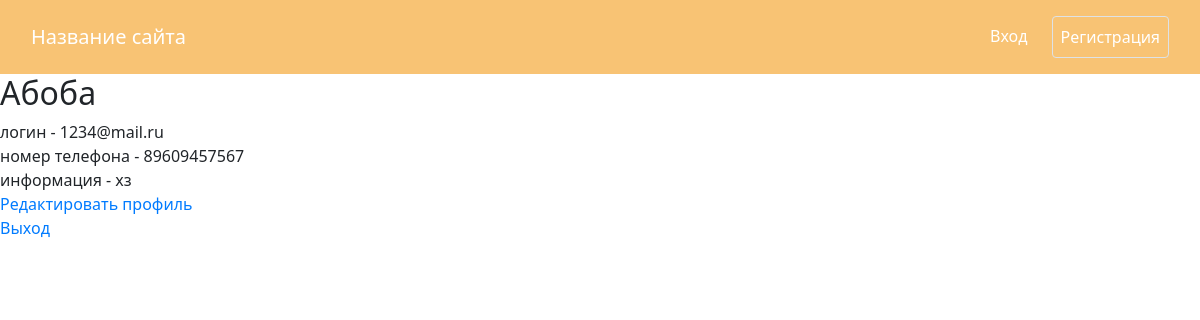
The page /profile (signed in) on the database as committed earlier.
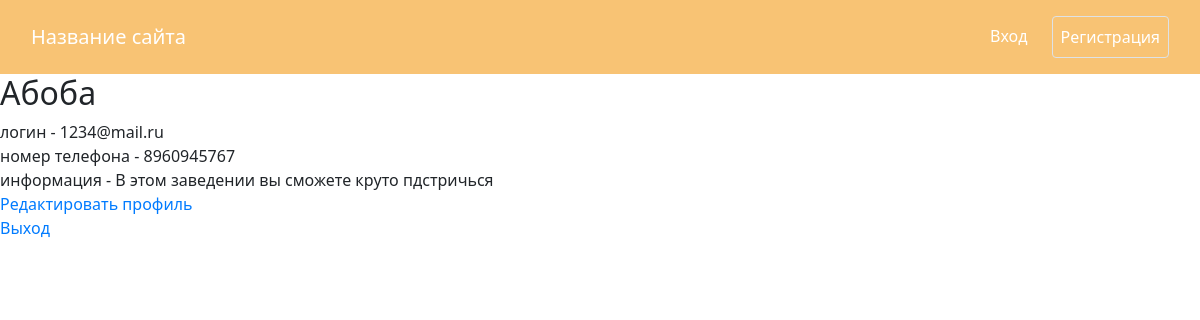
The same page on the database as committed later.
### data/admin.py (models this page shows, shortened)
class Admin(SqlAlchemyBase, UserMixin):
    __tablename__ = 'admins'
    id = sqlalchemy.Column(sqlalchemy.Integer, primary_key=True, autoincrement=True)
    name = sqlalchemy.Column(sqlalchemy.String, nullable=False)
    login = sqlalchemy.Column(sqlalchemy.String, nullable=False)
    hashed_password = sqlalchemy.Column(sqlalchemy.String, nullable=False)
    number = sqlalchemy.Column(sqlalchemy.String, nullable=False)
    info = sqlalchemy.Column(sqlalchemy.Text, nullable=False)

### main.py (the view)
@app.route("/profile")
@login_required
def profile():
    return render_template('profile.html', name=current_user.name, login=current_user.login,
                           number=current_user.number, info=current_user.info)

### data/db_session.py (called while the page is built)
def create_session() -> Session:
    global __factory
    return __factory()

### main.py (called while the page is built)
@login_manager.user_loader
def load_user(user_id):
    db_sess = db_session.create_session()
    return db_sess.get(Admin, int(user_id))

### templates/profile.html
{% extends "base.html" %}
{% block content %}
<div>
    <h2>{{ name }}</h2>
    логин - {{ login }}
    <br>номер телефона - {{ number }}
    <br>информация - {{ info }}
    <br><a href="/change_profile">Редактировать профиль</a>
    <br><a href="/logout">Выход</a>
</div>
{% endblock %}

### templates/base.html (shortened to what this page needs)
<!doctype html>
<html lang="ru">
<head>
    <link rel="stylesheet"
          href="https://stackpath.bootstrapcdn.com/bootstrap/4.4.1/css/bootstrap.min.css">
    <link rel="stylesheet" href="{{ url_for('static', filename='css/style.css') }}">
</head>
<body>
<header>
    <nav class="navbar navbar-expand-lg navbar-dark p-3" style="background-color: #f8c374;">
        <div class="container-fluid">
          <a class="navbar-brand" href="/">Название сайта</a>
          <div class="collapse navbar-collapse justify-content-end" id="navbarNavDropdown">
            <ul class="navbar-nav">
              <li class="nav-item mr-3">
                <a class="nav-link active text-center" href="/login">Вход</a>
              </li>
              <li class="nav-item">
                <a class="nav-link active border rounded text-center" href="/register">Регистрация</a>
              </li>
            </ul>
          </div>
        </div>
      </nav>
</header>
<main role="main">
    {% block content %}{% endblock %}
</main>
</body>
</body>
</html>

### static/css/style.css (style rules this page uses)
:root { --numDays: 5; --numHours: 24; --timeHeight: 60px; --calBgColor: #fff1f8; --eventBorderColor: #f2d3d8; --eventColor1: #ffd6d1; --eventColor2: #fafaa3; --eventColor3: #e2f8ff; --eventColor4: #d1ffe6; }
body { font-family: system-ui, sans-serif; }

Rows that differ between the two databases and show on the page:
changed Admin "Абоба": number "89609457567" → "8960945767"; info "хз" → "В этом заведении вы сможете круто пдстричься"
